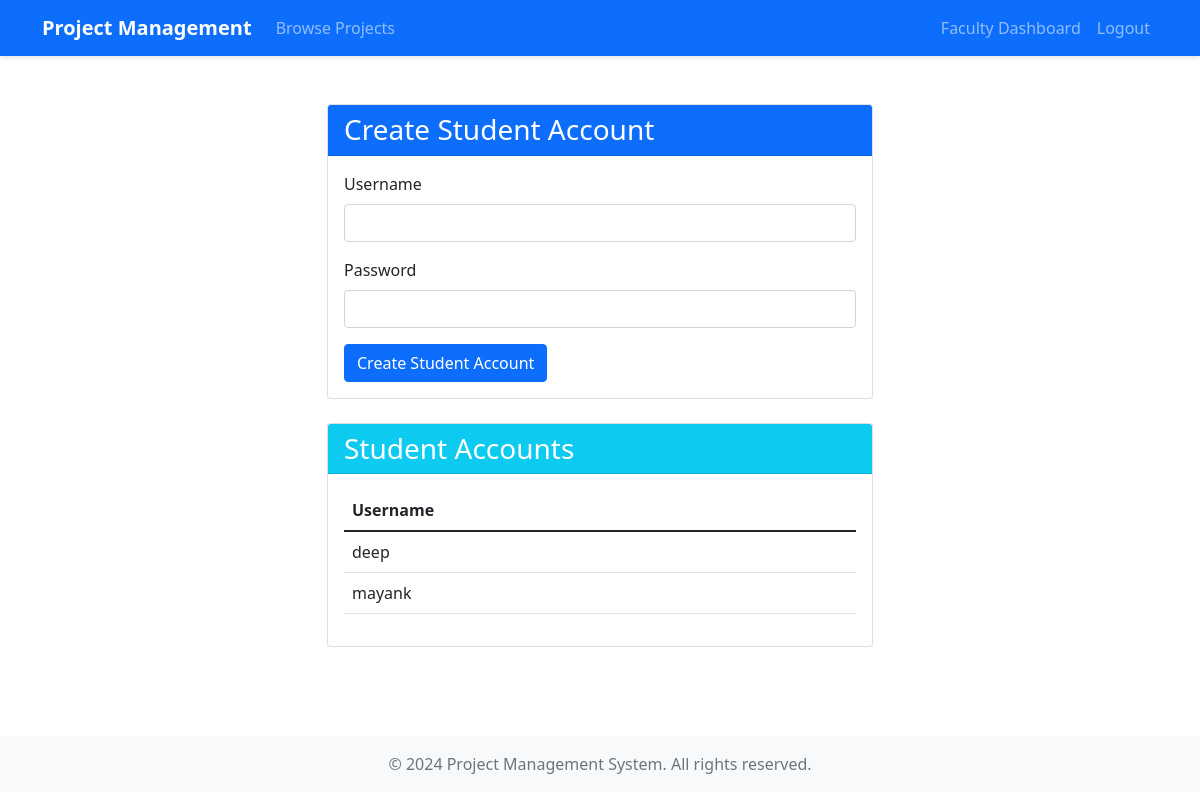
Page /dashboard/ (signed in) on the earlier database version.
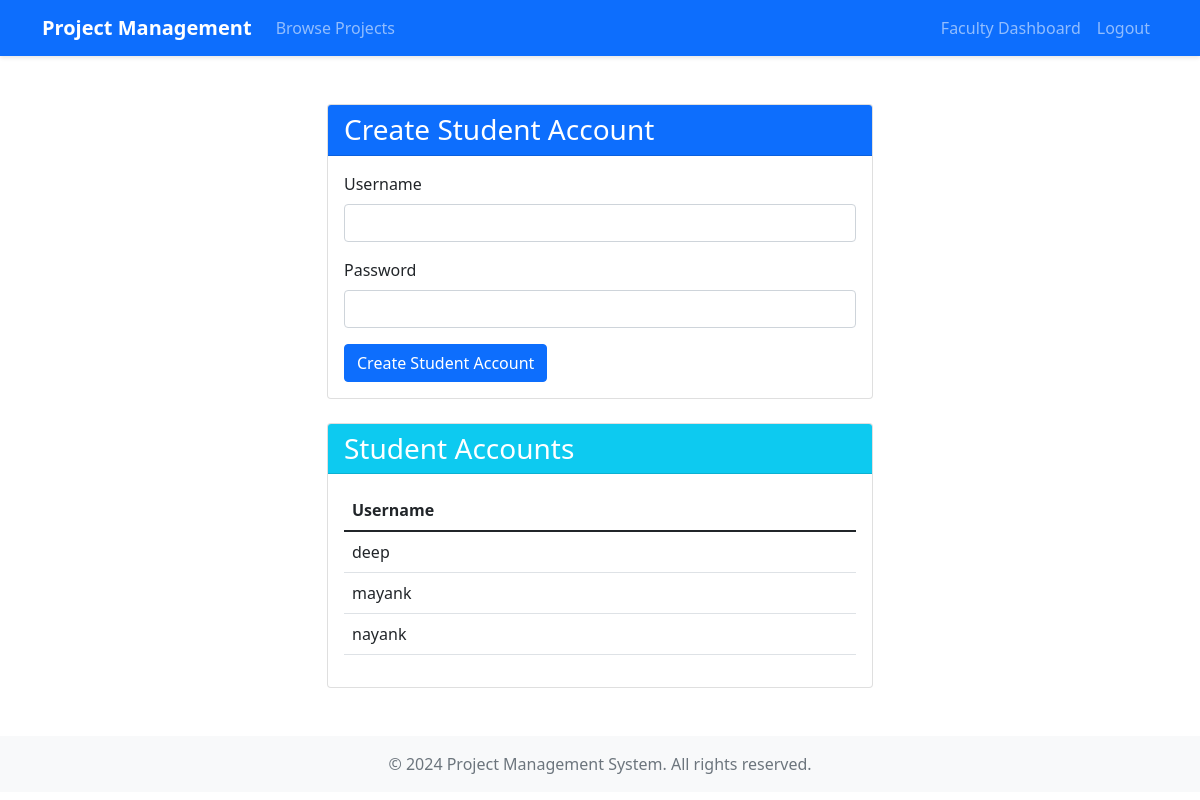
Same page on the later database version.
### core/models.py (models this page shows, shortened)
class Student(models.Model):
    user = models.OneToOneField(User, on_delete=models.CASCADE)
    faculty = models.ForeignKey(Faculty, on_delete=models.CASCADE, related_name='students')

### core/views.py (the view)
# urls.py: path('dashboard/', views.dashboard, name='dashboard'),
@login_required
def dashboard(request):
    if hasattr(request.user, 'faculty'):
        return faculty_dashboard(request)
    elif hasattr(request.user, 'student'):
        return student_dashboard(request)
    else:
        messages.error(request, "Account type not recognized.")
        return redirect('home')

### core/views.py (called while the page is built, shortened)
@login_required
def faculty_dashboard(request):
    if not hasattr(request.user, 'faculty'):
        messages.error(request, "You don't have faculty permissions.")
        return redirect('home')
    faculty = request.user.faculty
    students = Student.objects.filter(faculty=faculty)
    return render(request, 'core/faculty_dashboard.html', {
        'students': students
    })

### templates/core/faculty_dashboard.html (shortened to what this page needs)
{% extends 'core/base.html' %}
{% load crispy_forms_tags %}
{% block content %}
<div class="container mt-4">
    <div class="row">
        <div class="col-md-6 mx-auto">
            <div class="card">
                <div class="card-header bg-primary text-white">
                    <h3 class="mb-0">Create Student Account</h3>
                </div>
                <div class="card-body">
                    <form method="post">
                        <div class="mb-3">
                            <label for="username" class="form-label">Username</label>
                            <input type="text" class="form-control" id="username" name="username" required>
                        </div>
                        <div class="mb-3">
                            <label for="password" class="form-label">Password</label>
                            <input type="password" class="form-control" id="password" name="password" required>
                        </div>
                        <button type="submit" class="btn btn-primary">Create Student Account</button>
                    </form>
                </div>
            </div>
            {% if students %}
            <div class="card mt-4">
                <div class="card-header bg-info text-white">
                    <h3 class="mb-0">Student Accounts</h3>
                </div>
                <div class="card-body">
                    <div class="table-responsive">
                        <table class="table table-hover">
                            <thead>
                                <tr>
                                    <th>Username</th>
                                </tr>
                            </thead>
                            <tbody>
                                {% for student in students %}
                                <tr>
                                    <td>{{ student.user.username }}</td>
                                </tr>
                                {% endfor %}
                            </tbody>
                        </table>
                    </div>
                </div>
            </div>
            {% else %}
            <div class="alert alert-info mt-4" role="alert">
                No student accounts created yet.
            </div>
            {% endif %}
        </div>
    </div>
</div>
{% endblock %}

Differences in the rows shown:
added Student: user.username "nayank"
